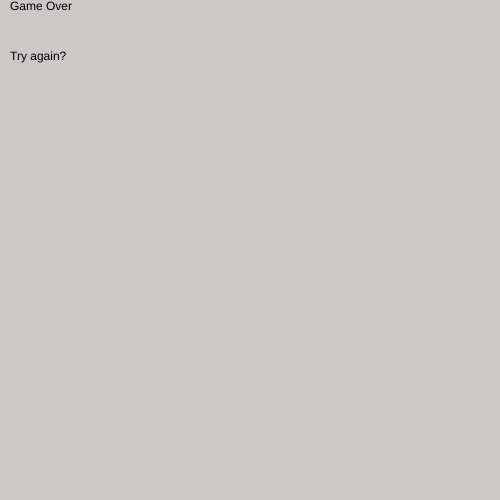
Frame 1 (no input)
Frame 60 (no input): identical to frame 1, image omitted
Frame 120 (the mouse pressed at the canvas centre since frame 60): identical to frame 1, image omitted

The p5.js sketch that drew this single still picture (run headless with seeded random() and noise() and a simulated clock; from frame 60 on, the mouse is pressed at the canvas centre):

// p5.js sketch
// ── sketch.js
function setup()
{
	createCanvas(500,500);

}

function draw()
{
	background(205,200,200);

	fill(0,0,0);
	text("Game Over",10,10);
	text("Try again?",10,60);

}
